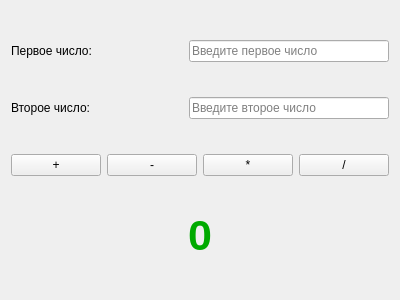
<?xml version="1.0" encoding="UTF-8"?>
<ui version="4.0">
 <class>Calculator</class>
 <widget class="QWidget" name="Calculator">
  <property name="geometry">
   <rect>
    <x>0</x>
    <y>0</y>
    <width>400</width>
    <height>300</height>
   </rect>
  </property>
  <property name="minimumSize">
   <size>
    <width>400</width>
    <height>300</height>
   </size>
  </property>
  <property name="maximumSize">
   <size>
    <width>400</width>
    <height>300</height>
   </size>
  </property>
  <property name="windowTitle">
   <string>Калькулятор</string>
  </property>
  <layout class="QVBoxLayout" name="verticalLayout">
   <item>
    <spacer name="verticalSpacer">
     <property name="orientation">
      <enum>Qt::Orientation::Vertical</enum>
     </property>
     <property name="sizeHint" stdset="0">
      <size>
       <width>20</width>
       <height>40</height>
      </size>
     </property>
    </spacer>
   </item>
   <item>
    <layout class="QHBoxLayout" name="horizontalLayout">
     <item>
      <widget class="QLabel" name="labelFirstNumber">
       <property name="text">
        <string>Первое число:</string>
       </property>
      </widget>
     </item>
     <item>
      <spacer name="horizontalSpacer">
       <property name="orientation">
        <enum>Qt::Orientation::Horizontal</enum>
       </property>
       <property name="sizeHint" stdset="0">
        <size>
         <width>40</width>
         <height>20</height>
        </size>
       </property>
      </spacer>
     </item>
     <item>
      <widget class="QLineEdit" name="lineEditFirstNumber">
       <property name="minimumSize">
        <size>
         <width>200</width>
         <height>0</height>
        </size>
       </property>
       <property name="placeholderText">
        <string>Введите первое число</string>
       </property>
      </widget>
     </item>
    </layout>
   </item>
   <item>
    <spacer name="verticalSpacer_2">
     <property name="orientation">
      <enum>Qt::Orientation::Vertical</enum>
     </property>
     <property name="sizeHint" stdset="0">
      <size>
       <width>20</width>
       <height>40</height>
      </size>
     </property>
    </spacer>
   </item>
   <item>
    <layout class="QHBoxLayout" name="horizontalLayout_2">
     <item>
      <widget class="QLabel" name="labelSecondNumber">
       <property name="text">
        <string>Второе число:</string>
       </property>
      </widget>
     </item>
     <item>
      <spacer name="horizontalSpacer_2">
       <property name="orientation">
        <enum>Qt::Orientation::Horizontal</enum>
       </property>
       <property name="sizeHint" stdset="0">
        <size>
         <width>40</width>
         <height>20</height>
        </size>
       </property>
      </spacer>
     </item>
     <item>
      <widget class="QLineEdit" name="lineEditSecondNumber">
       <property name="minimumSize">
        <size>
         <width>200</width>
         <height>0</height>
        </size>
       </property>
       <property name="text">
        <string/>
       </property>
       <property name="placeholderText">
        <string>Введите второе число</string>
       </property>
      </widget>
     </item>
    </layout>
   </item>
   <item>
    <spacer name="verticalSpacer_3">
     <property name="orientation">
      <enum>Qt::Orientation::Vertical</enum>
     </property>
     <property name="sizeHint" stdset="0">
      <size>
       <width>20</width>
       <height>40</height>
      </size>
     </property>
    </spacer>
   </item>
   <item>
    <layout class="QHBoxLayout" name="horizontalLayout_3">
     <item>
      <widget class="QPushButton" name="pushButton">
       <property name="text">
        <string>+</string>
       </property>
      </widget>
     </item>
     <item>
      <widget class="QPushButton" name="pushButton_2">
       <property name="text">
        <string>-</string>
       </property>
      </widget>
     </item>
     <item>
      <widget class="QPushButton" name="pushButton_3">
       <property name="text">
        <string>*</string>
       </property>
      </widget>
     </item>
     <item>
      <widget class="QPushButton" name="pushButton_4">
       <property name="text">
        <string>/</string>
       </property>
      </widget>
     </item>
    </layout>
   </item>
   <item>
    <spacer name="verticalSpacer_4">
     <property name="orientation">
      <enum>Qt::Orientation::Vertical</enum>
     </property>
     <property name="sizeHint" stdset="0">
      <size>
       <width>20</width>
       <height>40</height>
      </size>
     </property>
    </spacer>
   </item>
   <item alignment="Qt::AlignmentFlag::AlignHCenter">
    <widget class="QLabel" name="label">
     <property name="font">
      <font>
       <pointsize>32</pointsize>
       <bold>true</bold>
      </font>
     </property>
     <property name="styleSheet">
      <string notr="true">color: rgb(0, 170, 0)</string>
     </property>
     <property name="text">
      <string>0</string>
     </property>
    </widget>
   </item>
   <item>
    <spacer name="verticalSpacer_5">
     <property name="orientation">
      <enum>Qt::Orientation::Vertical</enum>
     </property>
     <property name="sizeHint" stdset="0">
      <size>
       <width>20</width>
       <height>40</height>
      </size>
     </property>
    </spacer>
   </item>
  </layout>
 </widget>
 <resources/>
 <connections/>
</ui>
